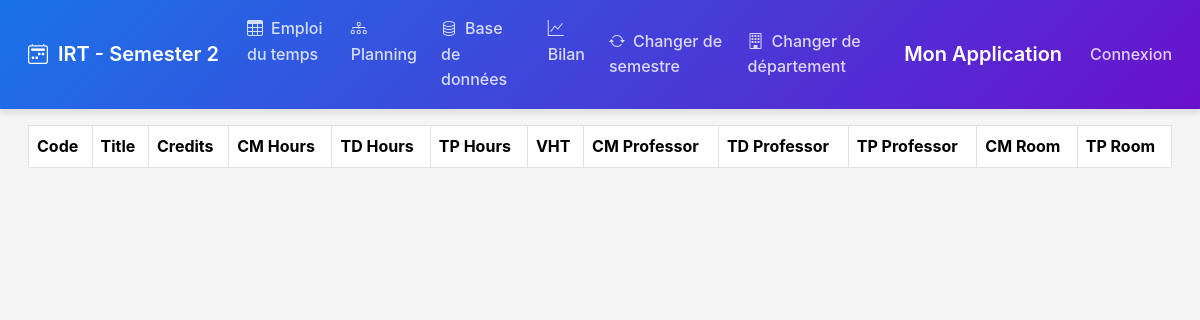
Page /IRT/S2/database/ on the earlier database version.
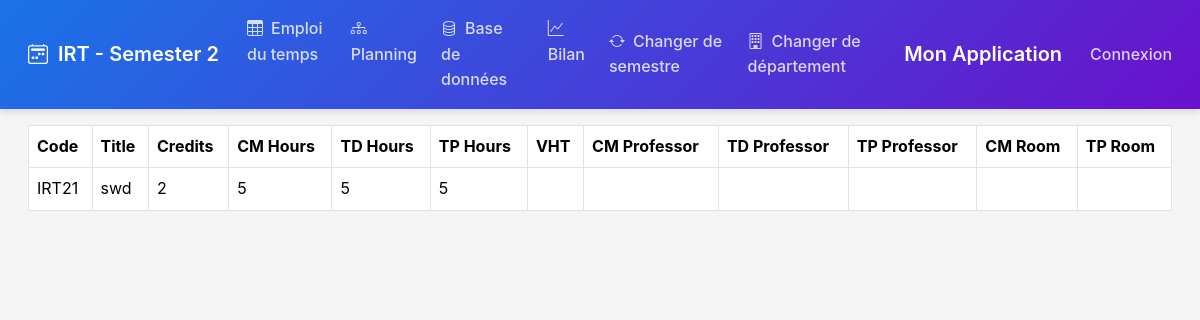
Same page on the later database version.
### schedule/models.py (models this page shows, shortened)
class Course(models.Model):
    code = models.CharField(max_length=10, primary_key=True)  # e.g., IRT31
    department = models.ForeignKey(Department, on_delete=models.CASCADE, related_name='courses', default=get_default_department)
    semester = models.ForeignKey(Semester, on_delete=models.CASCADE, related_name='courses', default=get_default_semester)
    title = models.CharField(max_length=100)
    credits = models.IntegerField()
    cm_hours = models.IntegerField()  # Total planned CM hours
    td_hours = models.IntegerField()  # Total planned TD hours
    tp_hours = models.IntegerField()  # Total planned TP hours
    cm_completed = models.IntegerField(default=0)  # Completed CM hours
    td_completed = models.IntegerField(default=0)  # Completed TD hours
    tp_completed = models.IntegerField(default=0)  # Completed TP hours
    exam_sn = models.FloatField(null=True, blank=True)
    exam_sr = models.FloatField(null=True, blank=True)

### schedule/views.py (the view)
# urls.py: path('<str:department_code>/<str:semester_code>/database/', views.CourseListView.as_view(), name='database'),
class CourseListView(ListView):
    template_name = 'schedule/database.html'
    context_object_name = 'courses'
    def get_queryset(self):
        department_code = self.kwargs['department_code']
        semester_code = self.kwargs['semester_code']
        return Course.objects.filter(department__code=department_code, semester__code=semester_code)
    def get_context_data(self, **kwargs):
        context = super().get_context_data(**kwargs)
        department_code = self.kwargs['department_code']
        semester_code = self.kwargs['semester_code']
        department = get_object_or_404(Department, code=department_code)
        semester = get_object_or_404(Semester, department=department, code=semester_code)
        context['department'] = department
        context['semester'] = semester
        return context

### schedule/templates/schedule/database.html (shortened to what this page needs)
{% extends 'schedule/base.html' %}
{% load static %}
{% block content %}
<div class="container-fluid">
    <div class="table-responsive">
        <table class="table table-bordered table-hover">
            <thead class="sticky-top bg-light">
                <tr>
                    <th>Code</th>
                    <th>Title</th>
                    <th>Credits</th>
                    <th>CM Hours</th>
                    <th>TD Hours</th>
                    <th>TP Hours</th>
                    <th>VHT</th>
                    <th>CM Professor</th>
                    <th>TD Professor</th>
                    <th>TP Professor</th>
                    <th>CM Room</th>
                    <th>TP Room</th>
                </tr>
            </thead>
            <tbody id="courseTableBody">
                {% for course in courses %}
                <tr data-course-id="{{ course.code }}">
                    <td class="editable" data-field="code">{{ course.code }}</td>
                    <td class="editable" data-field="title">{{ course.title }}</td>
                    <td class="editable" data-field="credits">{{ course.credits }}</td>
                    <td class="editable" data-field="cm_hours">{{ course.cm_hours }}</td>
                    <td class="editable" data-field="td_hours">{{ course.td_hours }}</td>
                    <td class="editable" data-field="tp_hours">{{ course.tp_hours }}</td>
                    <td class="editable" data-field="vht">{{ course.vht|default:'' }}</td>
                    <td class="editable" data-field="cm_professor">
                    </td>
                    <td class="editable" data-field="td_professor">
                    </td>
                    <td class="editable" data-field="tp_professor">
                    </td>
                    <td class="editable" data-field="cm_room">
                    </td>
                    <td class="editable" data-field="tp_room">
                    </td>
                </tr>
                {% endfor %}
            </tbody>
        </table>
    </div>
</div>
{% endblock %}

Differences in the rows shown:
added Course: code "IRT21", title "swd", credits "2", cm_hours "5", td_hours "5", tp_hours "5"
